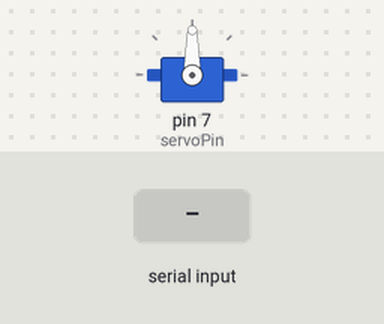
A sketch run on a simulated Arduino Uno, built with avr-gcc and run on an emulated ATmega328P. On the bench: servo. Inputs (shaded band) come from the test bench. What the sketch prints to the serial monitor is not drawn.

Above: at 1.2 s.
1.3 s: "a" received over the second serial link
At 2.1 s:
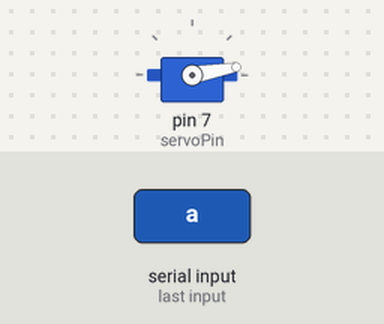
2.8 s: "b" received over the second serial link
At 3.2 s:
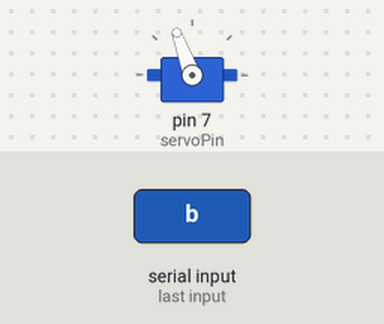
4.3 s: "c" received over the second serial link
At 5.6 s:
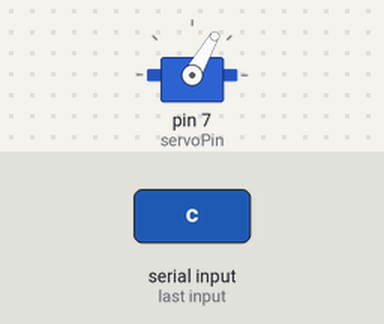
Timing chart, 0 to 7.3 s (numbered marks = the images above; inputs shaded):
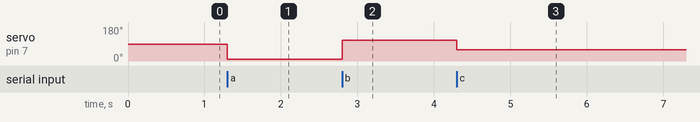

Measured:
- after the input at 1.3 s, servo on pin 7 (servoPin): 90° → 10° at once
- after the input at 2.8 s, servo on pin 7 (servoPin): 10° → 110° at once
- after the input at 4.3 s, servo on pin 7 (servoPin): 110° → 60° at once

The sketch:

sketch_jun09a.ino
```cpp
#include <SoftwareSerial.h>
#include <Servo.h>

int servoPin = 7; //꼭 수정하기

SoftwareSerial bluetooth(2, 3);
Servo servo;

int angle = 0; //모터 각도
int maxAngle = 30;
char val;
int count = 0;


void setup() {
  // put your setup code here, to run once:
  Serial.begin(9600);
  //HC-06 setup
  bluetooth.begin(9600);
  //servoMotor setup
  servo.attach(servoPin);
}

void loop() {
  // 수평
  // servo.write(60);
  // 불 켬
  // servo.write(10);
  // 불 끔
  // servo.write(110);

  if(bluetooth.available())
  {
    if(count == 0)
    {
      servo.write(60);
      count = 1;
    }
    val = (char)bluetooth.read();
    Serial.write(val);
    if(val == 'a')
    {
      servo.write(10);
    }
    else if(val == 'b')
    {
      servo.write(110);
    }
    else if (val == 'c')
    {
      servo.write(60);
    }
  }
}
```
